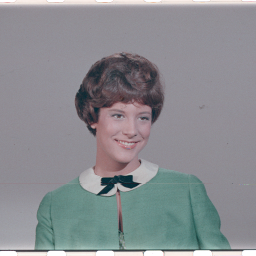
#> input picture HW4-Segmentation/4.1.03.tiff, 256 x 256 px; its folder holds only this picture in this run
$ python main_bonus.py 4.1.03.tiff   (Python 2 division)
#> lines starting #> are read from the running program, lines starting #| are printed output that depends on the picture
# ================================================
# Skeleton codes for HW4
# Read the skeleton codes carefully and put all your
# codes into main function
# ================================================

import cv2
import numpy as np
import matplotlib.pyplot as plt
from skimage.segmentation import slic
from skimage.segmentation import mark_boundaries
from skimage.data import astronaut
from skimage.util import img_as_float
import maxflow
from scipy.spatial import Delaunay
import os
import sys

# [10 lines left out: function help_message, not called in this run]


# Calculate the SLIC superpixels, their histograms and neighbors
def superpixels_histograms_neighbors(img):
    # SLIC
    segments = slic(img, n_segments=500, compactness=20)        # size of the input images

    # print segments
    # print "size of img: ", np.shape(img)
    # print "size of segments: ", np.shape(segments)

    segments_ids = np.unique(segments)      # return unique element of segments
    # print segments_ids
    # print "number of segments: ", len(segments_ids)

    # centers of each segment. coordinates.
    centers = np.array(
        [np.mean(np.nonzero(segments == i), axis=1) for i in segments_ids])


    # [7 lines of commented-out code are left out]
    hsv = cv2.cvtColor(img.astype('float32'), cv2.COLOR_BGR2HSV)
    bins = [30, 30]  # H = S = 20
    ranges = [0, 360, 0, 1]  # H: [0, 360], S: [0, 1]

    # colors_hists: #rows = #row of segment. 452x400
    colors_hists = np.float32([
        cv2.calcHist([hsv], [0, 1], np.uint8(segments == i), bins,
                     ranges).flatten() for i in segments_ids
    ])

    # print "size of colors_hist: ", np.shape(colors_hists)
    # print "colors_hists: ", colors_hists

    # neighbors via Delaunay tesselation
    tri = Delaunay(centers)

    # print "tri: ", tri.vertex_neighbor_vertices
    # print "size of tri: ", np.shape(tri.vertex_neighbor_vertices)
    return (centers, colors_hists, segments, tri.vertex_neighbor_vertices)

# Get superpixels IDs for FG and BG from marking
# [4 lines left out: function find_superpixels_under_marking, not called in this run]

# Sum up the histograms for a given selection of superpixel IDs, normalize
def cumulative_histogram_for_superpixels(ids, histograms):
    h = np.sum(histograms[ids], axis=0)
    return h / h.sum()

# Get a bool mask of the pixels for a given selection of superpixel IDs
def pixels_for_segment_selection(superpixels_labels, selection):
    pixels_mask = np.where(np.isin(superpixels_labels, selection), True, False)     # Find the indices of elements
    return pixels_mask

# Get a normalized version of the given histograms (divide by sum)
def normalize_histograms(histograms):
    return np.float32([h / h.sum() for h in histograms])

# Perform graph cut using superpixels histograms
# [96 lines left out: functions do_graph_cut, RMSD, draw_circle, not called in this run]


if __name__ == '__main__':

    # validate the input arguments
    if (len(sys.argv) != 2):
        help_message()
        sys.exit()

    print "\n\n\nHow to annotate image: \n"
    print "By default, annotate foreground first (Red color)"
    print "At any time, press F on keyboard to trigger annotation for foreground"
    print "and press B on keyboard to trigger annotation for background"
    print "Press escape to exit!\n"
    print "Segmentation only starts when there are both FG and BG annotation"

    drawing = False  # true if mouse is pressed
    mode = True  # if True, draw Foreground, press b/B to switch to background
    ix, iy = -1, -1
    # mouse callback function

    img = cv2.imread(sys.argv[1], cv2.IMREAD_COLOR)
#> img is the input picture: shape (256, 256, 3); mean B, G, R 144, 140, 137.6

    fg_segs = np.uint8(np.ones((np.shape(img)[0], np.shape(img)[1])) * 255)
    bg_segs = np.uint8(np.ones((np.shape(img)[0], np.shape(img)[1])) * 255)
    img_blur = cv2.GaussianBlur(img, (9, 9), 0.6)

    # precompute the superpixel for the image 1 time.
    centers, color_hists, superpixels, neighbors = superpixels_histograms_neighbors(img_blur)
#> in superpixels_histograms_neighbors, `segments = slic(img, n_segments=500, compactness=20)`:
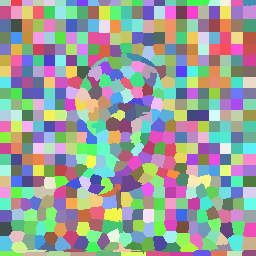
#> segments: shape (256, 256) int64; 522 distinct labels, from 1 to 522; one colour per label, 0 black
#> in superpixels_histograms_neighbors, `segments_ids = np.unique(segments)`: segments_ids = 522 values from 1 to 522
#> in superpixels_histograms_neighbors, `centers = np.array( [np.mean(np.nonzero(segments == i), axis=1) for i ..`: centers = 522 pairs, first value 2.24 to 253.6, second value 5 to 249.5
#> in superpixels_histograms_neighbors, `hsv = cv2.cvtColor(img.astype('float32'), cv2.COLOR_BGR2HSV)`: hsv: shape (256, 256, 3) float32; mean H, S, V 243.9, 0.1, 147.1
    norm_hists = normalize_histograms(color_hists)
#> in normalize_histograms, `return np.float32([h / h.sum() for h in histograms])`:
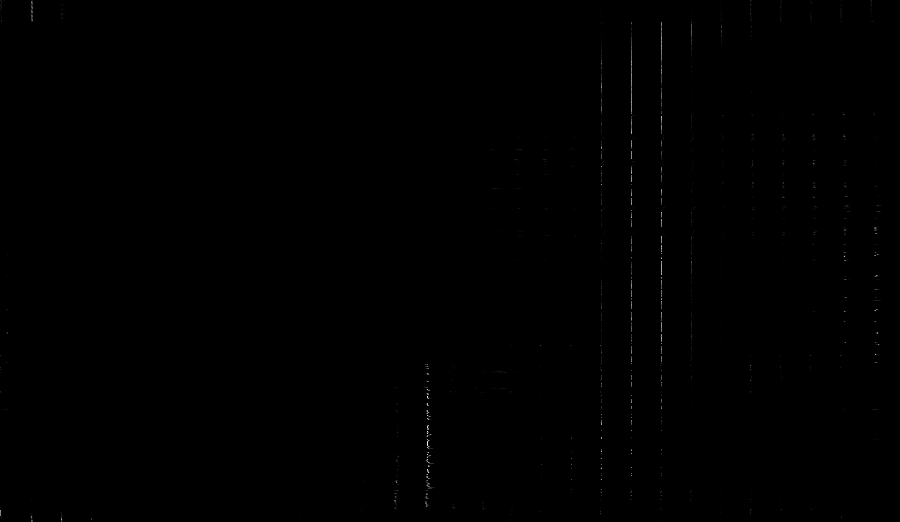
#> returned value: shape (522, 900) float32; min 0, max 0.969, mean 0.00111

    cv2.namedWindow('image')
    cv2.setMouseCallback('image', draw_circle)

    img_marking = np.zeros(img.shape)

    import time
    start = time.time()

    while (1):
        cv2.imshow('image', img)

        k = cv2.waitKey(1) & 0xFF
#> (key Esc is pressed here)
        if k == ord('b') or k == ord('B'):
            mode = False
        if k == ord('f') or k == ord('F'):
            mode = True
        elif k == 27:
            break

        if time.time() - start > 0.25:       # delay 0.25 seconds to process new data
            start = time.time()
            img_marking[:, :, 2] = bg_segs; img_marking[:, :, 0] = fg_segs

            if np.sum(fg_segs - 255) > 10 and np.sum(bg_segs - 255) > 10:
                fg_segments, bg_segments = find_superpixels_under_marking(img_marking, superpixels)

                fgbg_superpixels = [fg_segments, bg_segments]

                fg_cumulative_hist = cumulative_histogram_for_superpixels(fg_segments, color_hists)     # cum hist of FG
                bg_cumulative_hist = cumulative_histogram_for_superpixels(bg_segments, color_hists)  # cum hist of BG
                fgbg_hists = [fg_cumulative_hist, bg_cumulative_hist]
                graph_cut = do_graph_cut(fgbg_hists, fgbg_superpixels, norm_hists, neighbors)

                segmask = pixels_for_segment_selection(superpixels, np.nonzero(graph_cut))
                segmask = np.uint8(segmask * 255)

                output_name = "mask_bonus.png"
                cv2.imshow("mask", segmask)
                cv2.imwrite(output_name, segmask)

                # out_sample = cv2.imread("example_output.png", cv2.IMREAD_GRAYSCALE)
                # print "out_sample chanel: ", np.shape(out_sample)
                # print "RMSD: ", RMSD(segmask, out_sample)


    cv2.destroyAllWindows()

$ run again, on HW4-Segmentation/5.1.04.tiff
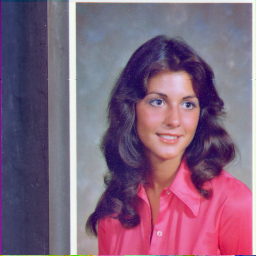
#> input picture HW4-Segmentation/5.1.04.tiff, 256 x 256 px
#> img is the input picture: shape (256, 256, 3); mean B, G, R 125.2, 99.3, 129.2
#> in superpixels_histograms_neighbors, `segments = slic(img, n_segments=500, compactness=20)`:
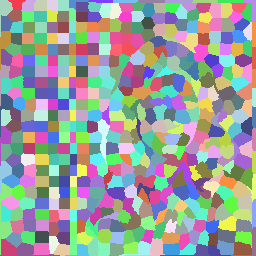
#> segments: shape (256, 256) int64; 495 distinct labels, from 1 to 495; one colour per label, 0 black
#> segments_ids = 495 values from 1 to 495
#> in superpixels_histograms_neighbors, `centers = np.array( [np.mean(np.nonzero(segments == i), axis=1) for i ..`: centers = 495 pairs, first value 0.894 to 251.1, second value 3.43 to 253.6
#> hsv: shape (256, 256, 3) float32; mean H, S, V 248.3, 0.3, 144.4
#> in normalize_histograms, `return np.float32([h / h.sum() for h in histograms])`:
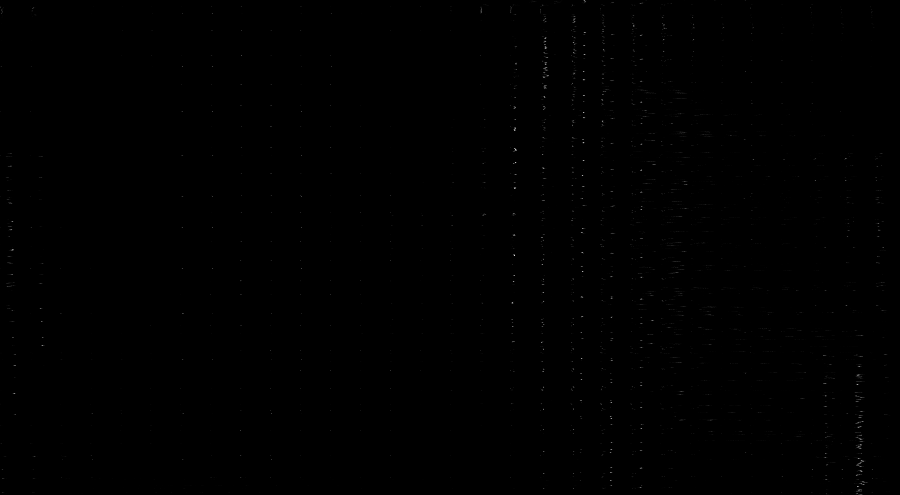
#> returned value: shape (495, 900) float32; min 0, max 0.875, mean 0.00111

$ run again, on HW4-Segmentation/astronaut.png
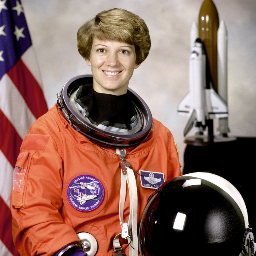
#> input picture HW4-Segmentation/astronaut.png, 256 x 256 px
#> img is the input picture: shape (256, 256, 3); mean B, G, R 96.6, 105.9, 141.7
#> in superpixels_histograms_neighbors, `segments = slic(img, n_segments=500, compactness=20)`:
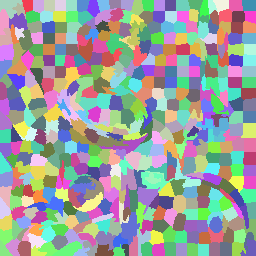
#> segments: shape (256, 256) int64; 471 distinct labels, from 1 to 471; one colour per label, 0 black
#> segments_ids = 471 values from 1 to 471
#> in superpixels_histograms_neighbors, `centers = np.array( [np.mean(np.nonzero(segments == i), axis=1) for i ..`: centers = 471 pairs, first value 3.61 to 251.9, second value 2.68 to 251.2
#> hsv: shape (256, 256, 3) float32; mean H, S, V 75.3, 0.3, 143
#> in superpixels_histograms_neighbors, `colors_hists = np.float32([ cv2.calcHist([hsv], [0, 1], np.uint8(segme..`:
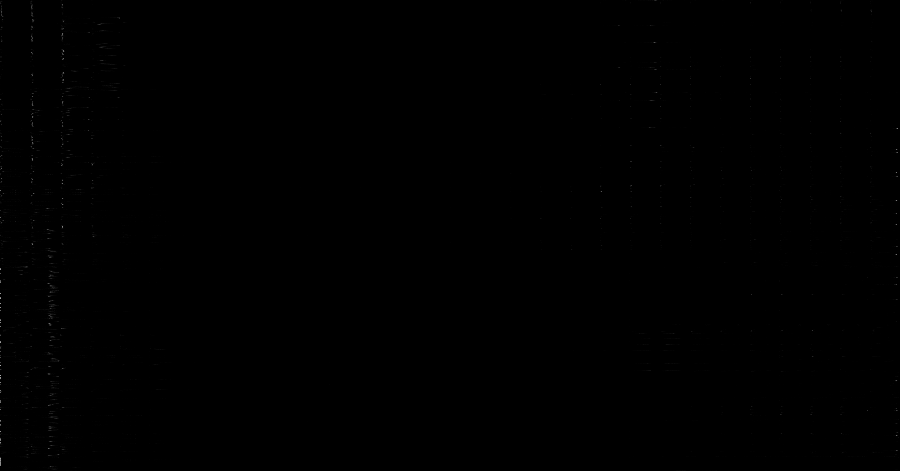
#> colors_hists: shape (471, 900) float32; min 0, max 174, mean 0.2
